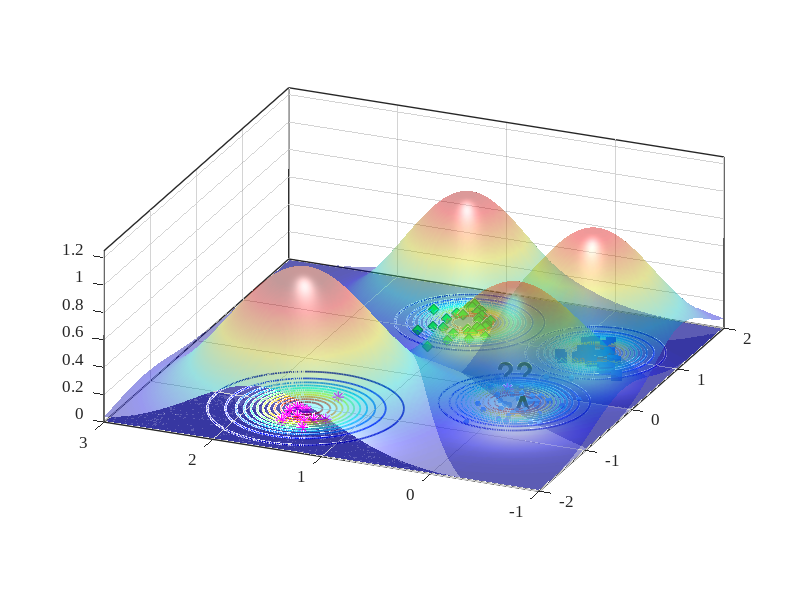

Here is the MATLAB script that generated this plot:
%% Reproduce EVM-style demo figure (no toolboxes)
clear; close all; clc; rng(7);

% ---------- 1) 合成四类二维数据 ----------
% 类中心（大致对应图中位置）
C_star  = [-1.15  1.55];   % 红色星
C_diam  = [ 1.25  1.05];   % 绿色菱形
C_square= [ 1.05 -0.20];   % 蓝色方块
C_dot   = [-0.20  0.00];   % 蓝色小点（被 A 标注影响的那簇）

% 协方差（控制每簇形状）
S = @(sx,sy,rho)[sx^2 rho*sx*sy; rho*sx*sy sy^2];
Sig_star   = S(0.18,0.20, 0.05);
Sig_diam   = S(0.22,0.18,-0.10);
Sig_square = S(0.20,0.16, 0.05);
Sig_dot    = S(0.25,0.18, 0.00);

% 从高斯采样（不用 mvnrnd）
sample = @(N,mu,SIG) (randn(N,2)*chol(SIG,'lower') + mu);

X_star   = sample(12,C_star,   Sig_star);
X_diam   = sample(30,C_diam,   Sig_diam);
X_square = sample(28,C_square, Sig_square);
X_dot    = sample(45,C_dot,    Sig_dot);

% 加一个“离群星”靠近 A（见原图左中）
X_star = [X_star; 0.02 0.15];

% ---------- 2) 底面散点与样式 ----------
figure('Color','w','Position',[100,100,800,600]);
hold on; box on; grid on;
z0 = 0; % 所有散点都放在 z=0 的平面

scatter3(X_dot(:,1),   X_dot(:,2),   z0+zeros(size(X_dot,1),1),   18, [0.35 0.60 1.00], 'filled');  % 蓝色小点
scatter3(X_diam(:,1),  X_diam(:,2),  z0+zeros(size(X_diam,1),1),  60, 'g', 'd', 'filled', 'MarkerEdgeColor',[0 0.45 0]); % 绿菱形
scatter3(X_square(:,1),X_square(:,2),z0+zeros(size(X_square,1),1),60, [0 0.25 0.85], 's', 'filled'); % 蓝方块
scatter3(X_star(:,1),  X_star(:,2),  z0+zeros(size(X_star,1),1),  70, [1 0 1], '*', 'LineWidth',1.0); % 洋红星

% ---------- 3) ψ-model 等值环（彩色同心） ----------
% 采用带形状参的径向函数 psi(r) = exp(-(r/s)^t)
psi = @(X,Y,cx,cy,s,t) exp( - ( sqrt((X-cx).^2 + (Y-cy).^2) ./ s ).^t );

% 选几处“极端向量/代表点”（包含 A 所在）
EV = [ -0.23 -0.02 ;   % A 对应蓝点极端向量
        1.06 -0.22 ;   % 蓝方块
        1.28  1.03 ;   % 绿菱形
       -1.05  1.55 ];  % 红星
scale = [0.42, 0.36, 0.40, 0.48];   % 各自 scale
shape = [2.6,  2.2,  2.4,  2.0];    % 各自 shape

% 网格
[xg,yg] = meshgrid(linspace(-3,3,400));
colormap(jet); caxis([0 1]);

% 等高线层级（红到蓝：高到低）
levels = linspace(1.0,0.05,12);

for k = 1:size(EV,1)
    Z = psi(xg,yg,EV(k,1),EV(k,2),scale(k),shape(k));
    [~, h] = contour(xg,yg,Z,levels);    % 直接画在底面，保持颜色映射
    set(h,'LineWidth',1.25);

    % 将等高线明确压到 z=0（兼容不同 MATLAB 版本）
    ch = get(h,'Children');
    for ic = 1:numel(ch)
        zd = get(ch(ic),'ZData');
        if ~isempty(zd)
            set(ch(ic),'ZData',zeros(size(zd))); % 强制贴在 z=0
        end
    end
end

% 标出 A 与问号
text(-0.34,-0.06,0.02,'A','FontWeight','bold','FontSize',20,'Color','k');
text( 0.25, 0.35,0.03,'??','FontWeight','bold','FontSize',22,'Color','k');
text( 2.90,-0.05,0.03,'?','FontWeight','bold','FontSize',22,'Color','k');

% ---------- 4) 上方半透明“钟形面”（表示类支持/概率） ----------
% 用四个高斯穹顶，中心与各簇一致
gauss2 = @(X,Y,cx,cy,s) exp(-((X-cx).^2 + (Y-cy).^2)/(2*s^2));
tops  = {C_star, C_diam, C_square, C_dot};
sigT  = [0.65 0.55 0.55 0.60];
amp   = [1.05 0.95 0.90 0.85];

for i=1:4
    Zt = amp(i) * gauss2(xg,yg,tops{i}(1),tops{i}(2),sigT(i));
    s1 = surf(xg,yg,Zt, 'EdgeColor','none', 'FaceAlpha',0.4);
end
shading interp; camlight headlight; lighting gouraud;

% ---------- 5) 轴、视角与观感 ----------
xlim([-2 2]); ylim([-1 3]); zlim([0 1.25]); view(-67,22);
axis vis3d; daspect([1 1 0.8]);
set(gca,'FontName','Times New Roman','FontSize',12,'LineWidth',1);
% xlabel('x'); ylabel('y'); zlabel('score / \psi');

% 网格和背景风格
grid on; set(gca,'GridAlpha',0.2,'MinorGridAlpha',0.15);
